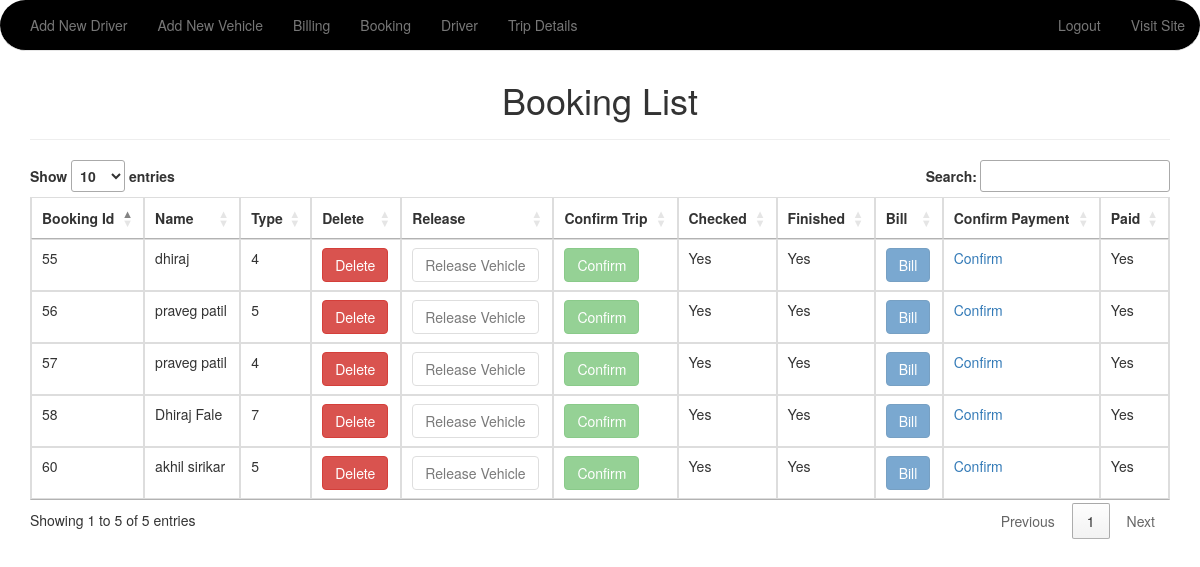
/Vehicle-Management/bookinglist.php, run on the app's committed database.
### tables this page shows
CREATE TABLE `booking` (
  `booking_id` int(11) NOT NULL,
  `name` varchar(255) NOT NULL,
  `username` varchar(100) NOT NULL,
  `department` varchar(100) NOT NULL,
  `type` varchar(8) NOT NULL,
  `req_date` varchar(100) NOT NULL,
  `req_time` varchar(100) NOT NULL,
  `ret_date` varchar(100) NOT NULL,
  `ret_time` varchar(100) NOT NULL,
  `destination` varchar(100) NOT NULL,
  `pickup_point` varchar(100) NOT NULL,
  `resons` varchar(255) NOT NULL,
  `email` varchar(50) NOT NULL,
  `mobile` int(14) NOT NULL,
  `confirmation` int(11) NOT NULL,
  `veh_reg` varchar(255) NOT NULL,
  `driverid` int(11) NOT NULL,
  `finished` int(11) NOT NULL,
  `paid` int(11) NOT NULL
);

### Vehicle-Management/bookinglist.php (the view, shortened to what this page needs)
<?php
     $connection= mysqli_connect('localhost','root','','vehicle_management');
    $select_query="SELECT * FROM `booking` ORDER BY booking_id DESC";
    $result= mysqli_query($connection,$select_query);
?>
<!DOCTYPE html>
<html lang="en">
<head>
    <link href="http://maxcdn.bootstrapcdn.com/bootstrap/3.2.0/css/bootstrap.min.css" rel="stylesheet">
    <link rel="stylesheet" href="http://cdn.datatables.net/1.10.2/css/jquery.dataTables.min.css">
    <link rel="stylesheet" href="sweetalert2/sweetalert2.css">
    <link rel="stylesheet" href="animate.css">
    <link rel="stylesheet" href="style.css">
</head>
<body>
  <?php include 'navbar_admin.php'; ?>
  <br><br>
   <div class="container">
        <div class="row">
           <div class="col-md-12">
             <div class="page-header">
                <h1 style="text-align: center;">Booking List</h1>
              </div>
              <table id="myTable" class="table table-bordered animated bounce">
                <thead>
                    <th>Booking Id</th>
                    <th>Name</th>
                    <th>Type</th>
                    <th>Delete</th>
                    <th>Release</th>
                    <th>Confirm Trip</th>
                    <th>Checked</th>
                    <th>Finished</th>
                    <th>Bill</th>
                    <th>Confirm Payment</th>
                    <th>Paid</th>
                </thead>
                <tbody>
                    <?php while($row=mysqli_fetch_assoc($result)){ ?>
                    <tr>
                        <td><?php echo $row['booking_id']; ?></td>
                        <td><?php echo $row['name']; ?></td>
                        <td><?php echo $row['type']; ?></td>
                        <td><a class="btn btn-danger" href="deletebooking.php?id=<?php echo $row['booking_id']; ?>">Delete</a></td>
                        <?php if($row['confirmation']==0 or $row['finished']==1)  { ?>
                        <td><a class="btn btn-default disabled" href="releasebooking.php?id=<?php echo $row['booking_id']; ?>">Release Vehicle</a></td>
                        <?php } else{ ?>
                        <td><a class="btn btn-default" href="releasebooking.php?id=<?php echo $row['booking_id']; ?>">Release Vehicle</a></td>
                        <?php } ?>
                        <?php if($row['confirmation']=='0'){ ?>
                        <td><a class="btn btn-success" href="confirmbooking.php?id=<?php echo $row['booking_id']; ?>">Confirm</a></td>
                        <?php } else { ?>
                        <td><a class="btn btn-success disabled" href="confirmbooking.php?id=<?php echo $row['booking_id']; ?>">Confirm</a></td>
                        <?php } ?>
                        <?php if($row['confirmation']=='0'){ ?>
                        <td>No</td>
                        <?php } else { ?>
                        <td>Yes</td>
                        <?php }  ?>
                        <?php if($row['finished']=='0'){ ?>
                        <td>No</td>
                        <?php } else { ?>
                        <td>Yes</td>
                        <?php }  ?>
                        <?php if($row['finished']=='1' and $row['paid']==0 ){  ?>
                        <td><a class="btn btn-primary" href="bill.php?id=<?php echo $row['booking_id']; ?>">Bill</a></td>
                         <?php } else if($row['paid']==1 ) { ?>
                          <td><a class="btn btn-primary disabled" href="bill.php?id=<?php echo $row['booking_id']; ?>">Bill</a></td>
                          <?php }  ?>
                          <td><a href="confirmpayment.php?id=<?php echo $row['booking_id']; ?>">Confirm</a></td>
                          <?php if($row['paid']=='0'){ ?>
                        <td>No</td>
                        <?php } else { ?>
                        <td>Yes</td>
                        <?php }  ?>
                    </tr>
                    <?php }   ?>
                </tbody>
            </table>
            </div>
        </div>
   </div>
</body>
</html>

### data on the page
booking: booking_id "60", name "akhil sirikar", type "5", confirmation "Yes", finished "Yes", paid "Yes"
booking: booking_id "58", name "Dhiraj Fale", type "7", confirmation "Yes", finished "Yes", paid "Yes"
booking: booking_id "57", name "praveg patil", type "4", confirmation "Yes", finished "Yes", paid "Yes"
booking: booking_id "56", name "praveg patil", type "5", confirmation "Yes", finished "Yes", paid "Yes"
booking: booking_id "55", name "dhiraj", type "4", confirmation "Yes", finished "Yes", paid "Yes"
